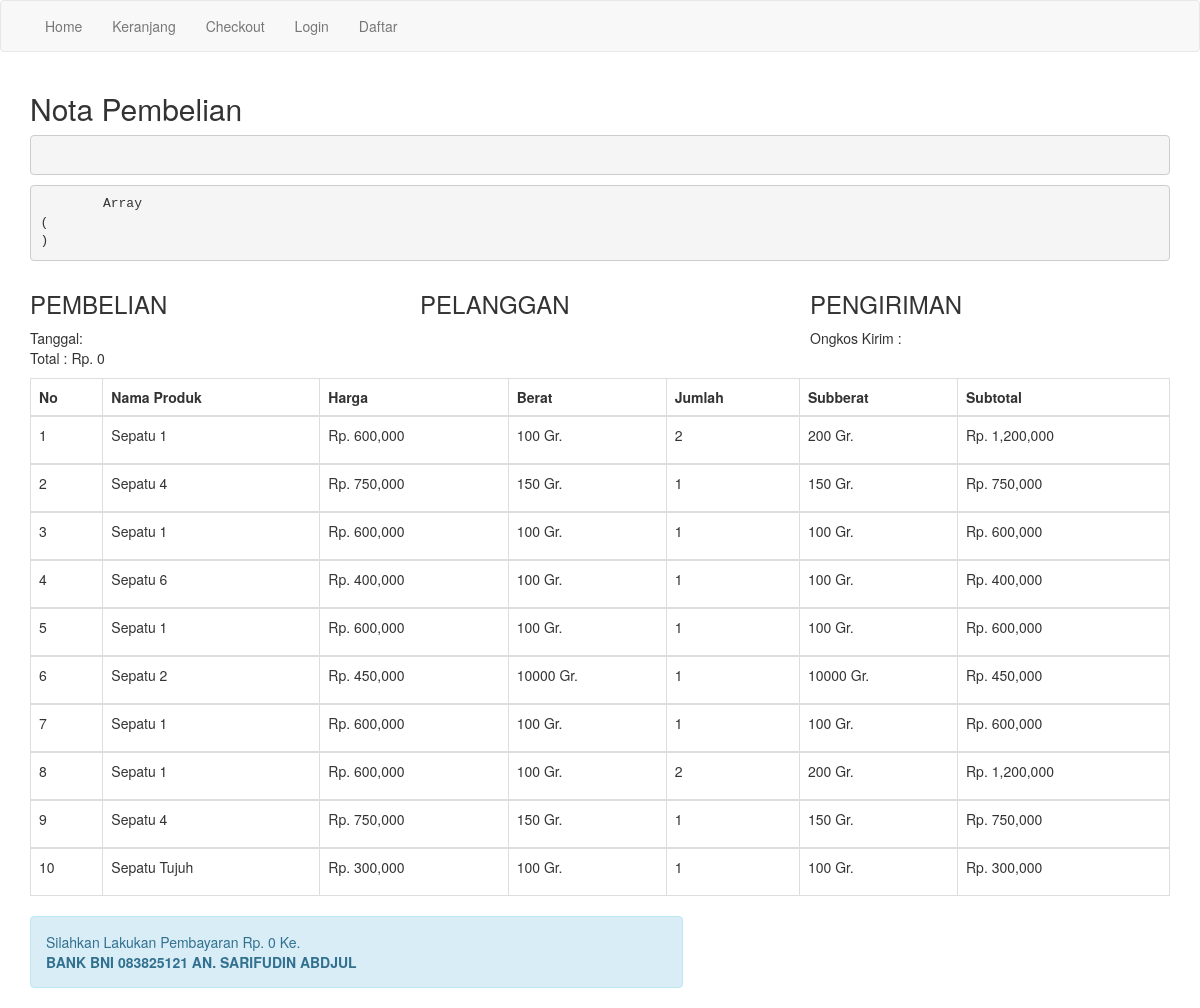
/nota.php, run on the app's committed database.
### tables this page shows
CREATE TABLE `pembelian_produk` (
  `id_pembelian_produk` int(11) NOT NULL,
  `id_pembelian` int(11) NOT NULL,
  `id_produk` int(11) NOT NULL,
  `nama` varchar(150) NOT NULL,
  `harga` int(11) NOT NULL,
  `berat` int(11) NOT NULL,
  `subberat` int(11) NOT NULL,
  `subharga` int(11) NOT NULL,
  `jumlah` int(11) NOT NULL
);

### nota.php (the view, shortened to what this page needs)
<?php
include "admin/db/koneksi.php";
 ?>
<!DOCTYPE html>
<html>
<head>
	<link rel="stylesheet" type="text/css" href="admin/assets/css/bootstrap.css">
</head>
<body>
<?php include "menu.php"; ?>
<section class="konten">
	<div class="container">
<h2>Nota Pembelian</h2>
<?php
$result = $koneksi->query("SELECT * FROM pembelian JOIN pelanggan
	ON pembelian.id_pelanggan=pelanggan.id_pelanggan
	WHERE pembelian.id_pembelian='$_GET[id];' ");
$data1 = $result->fetch_assoc();
?>
<pre>
	<?php print_r($data1); ?>
</pre>
<pre>
	<?php print_r($_SESSION); ?>
</pre>
<div class="row">
	<div class="col-md-4">
		<h3>PEMBELIAN</h3>
		<p>
			Tanggal: <?= $data1['tanggal_pembelian']; ?><br>
			Total : Rp. <?= number_format($data1['total_pembelian']); ?>
		</p>
	</div>
	<div class="col-md-4">
		<h3>PELANGGAN</h3>
		<p>
			<?= $data1['telp_pelanggan']; ?><br>
		</p>
	</div>
	<div class="col-md-4">
		<h3>PENGIRIMAN</h3>
		<p>Ongkos Kirim :<?= $data1['tarif']; ?><br>
		<?= $data1['alamat_pengiriman']; ?></p>
	</div>
</div>
<table class="table table-bordered">
	<thead>
		<tr>
			<th>No</th>
			<th>Nama Produk</th>
			<th>Harga</th>
			<th>Berat</th>
			<th>Jumlah</th>
			<th>Subberat</th>
			<th>Subtotal</th>
		</tr>
	</thead>
	<?php
		$result = $koneksi->query("SELECT * FROM pembelian_produk WHERE id_pembelian='$_GET[id]'");
		$no = 1;
	 ?>
	<?php foreach ($result as $data2): ?>
		<tbody>
			<tr>
				<td><?= $no++; ?></td>
				<td><?= $data2['nama']; ?></td>
				<td><p>Rp. <?= number_format($data2['harga'] ); ?></p></td>
				<td><p><?= $data2['berat']; ?> Gr.</p></td>
				<td><?= $data2['jumlah']; ?></td>
				<td><p><?= $data2['subberat']; ?> Gr.</p></td>
				<td><p>Rp. <?= number_format($data2['subharga']); ?></p></td>
			</tr>
		</tbody>
	<?php endforeach; ?>
</table>
<div class="row">
	<div class="col-md-7">
		<div class="alert alert-info">
			<p>
				Silahkan Lakukan Pembayaran Rp. <?= number_format($data1['total_pembelian']); ?> Ke. <br>
				<strong>BANK BNI 083825121 AN. SARIFUDIN ABDJUL</strong>
			</p>
		</div>
	</div>
</div>
</div>
</section>
</body>
</html>

### data on the page
pembelian_produk: nama "Sepatu 1", harga "600,000", berat "100", jumlah "2", subberat "200", subharga "1,200,000"
pembelian_produk: nama "Sepatu 4", harga "750,000", berat "150", jumlah "1", subberat "150", subharga "750,000"
pembelian_produk: nama "Sepatu 1", harga "600,000", berat "100", jumlah "1", subberat "100", subharga "600,000"
pembelian_produk: nama "Sepatu 6", harga "400,000", berat "100", jumlah "1", subberat "100", subharga "400,000"
pembelian_produk: nama "Sepatu 1", harga "600,000", berat "100", jumlah "1", subberat "100", subharga "600,000"
pembelian_produk: nama "Sepatu 2", harga "450,000", berat "10000", jumlah "1", subberat "10000", subharga "450,000"
pembelian_produk: nama "Sepatu 1", harga "600,000", berat "100", jumlah "1", subberat "100", subharga "600,000"
pembelian_produk: nama "Sepatu 1", harga "600,000", berat "100", jumlah "2", subberat "200", subharga "1,200,000"
pembelian_produk: nama "Sepatu 4", harga "750,000", berat "150", jumlah "1", subberat "150", subharga "750,000"
pembelian_produk: nama "Sepatu Tujuh", harga "300,000", berat "100", jumlah "1", subberat "100", subharga "300,000"

### other printed values
$data1['total_pembelian'] "0"
